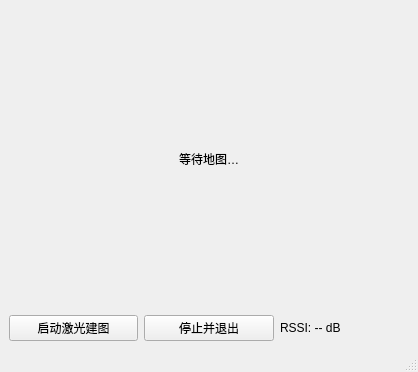
<?xml version="1.0" encoding="UTF-8"?>
<ui version="4.0">
 <class>MainWindow</class>
 <widget class="QMainWindow" name="MainWindow">
  <property name="windowTitle">
   <string>ROS Mapping GUI</string>
  </property>
  <widget class="QWidget" name="centralwidget">
   <layout class="QVBoxLayout" name="verticalLayout">

    <!-- 显示地图的 QLabel -->
    <item>
     <widget class="QLabel" name="mapLabel">
      <property name="text">
       <string>等待地图…</string>
      </property>
      <property name="alignment">
       <set>Qt::AlignCenter</set>
      </property>
      <property name="scaledContents">
       <bool>true</bool>
      </property>
      <property name="minimumSize">
       <size>
        <width>400</width>
        <height>300</height>
       </size>
      </property>
     </widget>
    </item>

    <!-- 底部按钮与 RSSI -->
    <item>
     <layout class="QHBoxLayout" name="buttonLayout">
      <item>
       <widget class="QPushButton" name="startButton">
        <property name="text">
         <string>启动激光建图</string>
        </property>
       </widget>
      </item>
      <item>
       <widget class="QPushButton" name="stopButton">
        <property name="text">
         <string>停止并退出</string>
        </property>
       </widget>
      </item>
      <item>
       <widget class="QLabel" name="rssiLabel">
        <property name="text">
         <string>RSSI: -- dB</string>
        </property>
       </widget>
      </item>
     </layout>
    </item>

   </layout>
  </widget>
  <widget class="QMenuBar" name="menubar"/>
  <widget class="QStatusBar" name="statusbar"/>
 </widget>
 <resources/>
 <connections/>
</ui>
